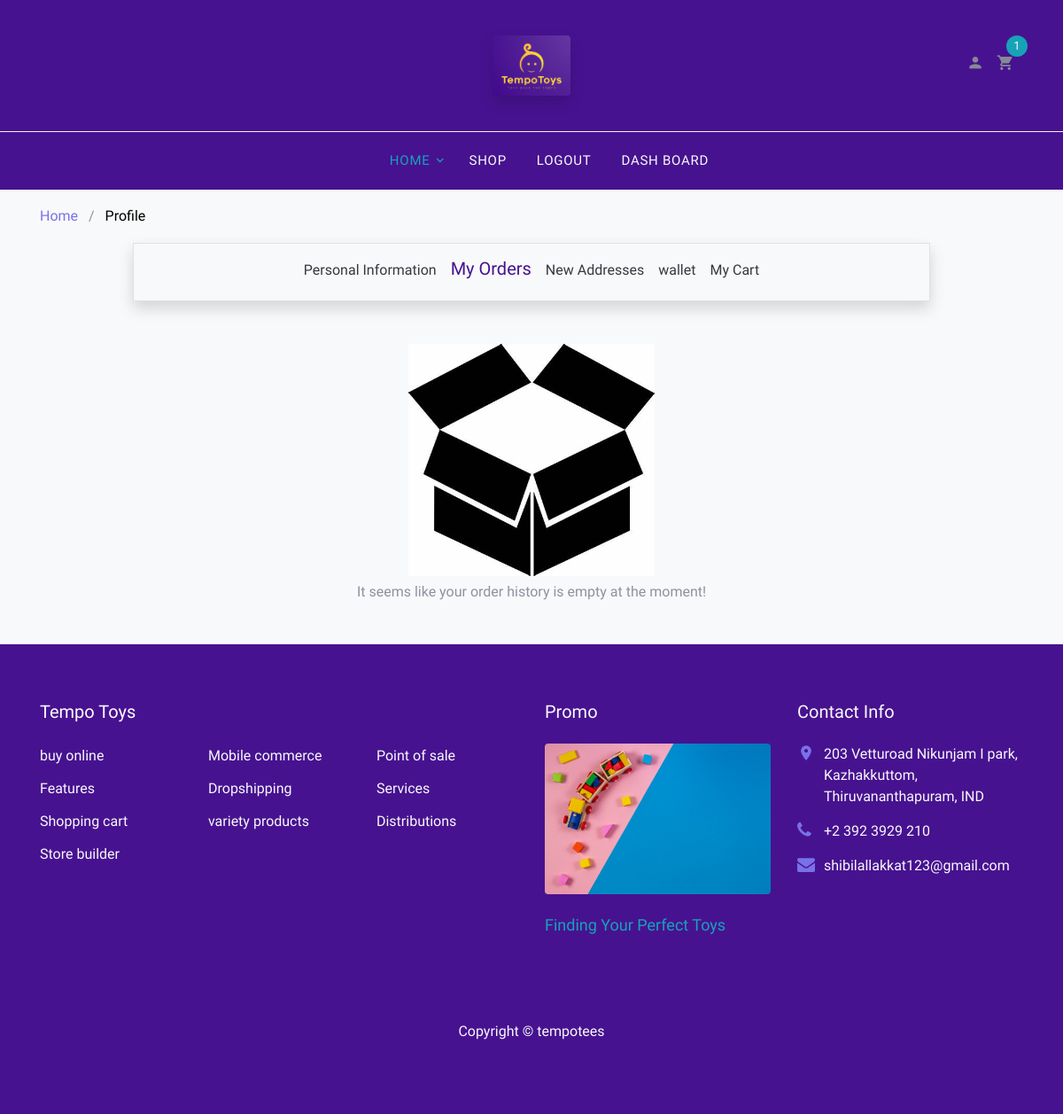
Page /orders/ (signed in) on the earlier database version.
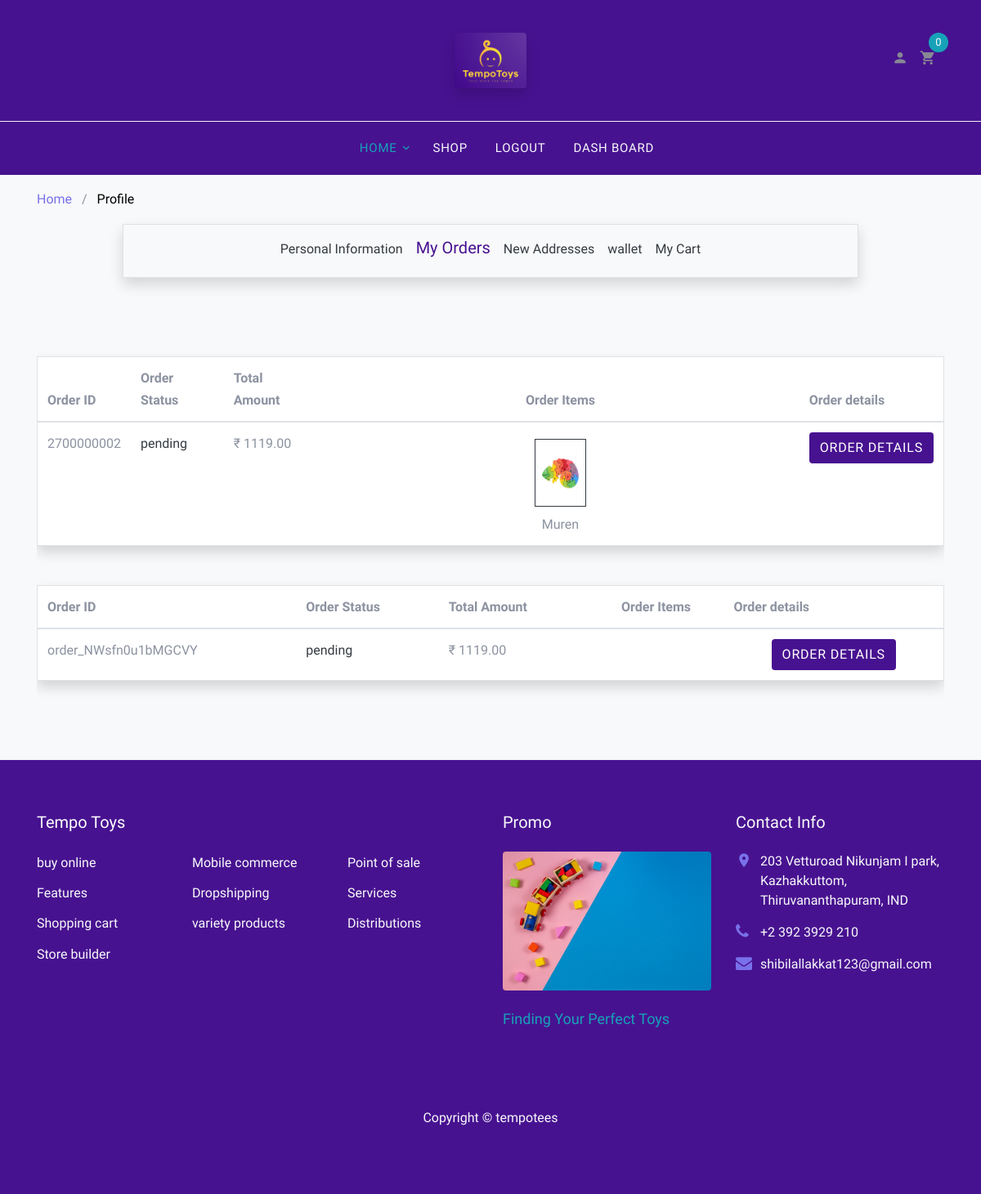
Same page on the later database version.
### register/models.py (models this page shows)
class TempoUser(AbstractUser):
    pass

### home/models.py (models this page shows)
class Orders(models.Model):
    order_id = models.CharField(max_length=20, null=True)
    address = models.CharField(max_length=1000, null=True)
    total_amount = models.DecimalField(max_digits=20, decimal_places=2, null=True)
    user = models.ForeignKey(TempoUser, on_delete=models.CASCADE, related_name='orders')
    date = models.DateTimeField(auto_now_add=True)
    razorpay_payment_id = models.CharField(max_length=100, blank=True)
    paid = models.BooleanField(default=False)
    order_status = models.ForeignKey(OrderStatus, on_delete=models.RESTRICT, related_name='orders')
    payment_mode = models.ForeignKey(PaymentModes, on_delete=models.RESTRICT, related_name='orders')
    order_notes = models.TextField(null=True)

class OrderStatus(models.Model):
    status = models.CharField(max_length=20)
    def __str__(self):
        return self.status

class OrderItem(models.Model):
    order = models.ForeignKey(Orders, on_delete=models.CASCADE, related_name='order_items')
    item = models.ForeignKey(Products, on_delete=models.CASCADE)
    is_listed = models.BooleanField(default=True)
    quantity = models.IntegerField(default=1)

### admin_panel/models.py (models this page shows, shortened)
class ProductImages(models.Model):
    image = models.ImageField(upload_to='uploads/')
    product = models.ForeignKey(Products, on_delete=models.CASCADE, related_name='images')

class Products(models.Model):
    product_name = models.CharField(max_length=300)
    product_desc = models.TextField()
    product_desc_detailed = models.TextField()
    brand = models.ForeignKey(Brand, on_delete=models.CASCADE, related_name='products')
    stock = models.IntegerField()
    price = models.DecimalField(max_digits=20, decimal_places=2)
    category = models.ForeignKey(Categories, null=True, on_delete=models.SET_NULL, related_name='products')
    is_listed = models.BooleanField(default=True, null=False)

### home/views.py (the view)
# urls.py: path('orders/', views.my_orders, name='orders'),
@never_cache
def my_orders(request):
    if request.user.is_authenticated:
        cancel_status = OrderStatus.objects.get(status='cancelled')
        context = {
            'avoid': True,
            'orders': Orders.objects.filter(user=request.user).order_by('-id')
        }
        return render(request, 'user_order.html', context)
    return redirect('r:login')

### templates/user_order.html
{% extends "profile.html" %}
{% load static %}
{% block exhead %}
<li class="nav-item">
  <a class="nav-link text-dark bg-light rounded" href="{% url 'h:profile' %}">Personal Information</a>
</li>
<li class="nav-item">
  <a class="nav-link text-purple h5 bg-light rounded" href="{% url 'h:orders' %}">My Orders</a>
</li>
<li class="nav-item">
  <a class="nav-link text-dark bg-light rounded" href="{% url 'h:add_address' %}">New Addresses</a>
</li>
<li class="nav-item">
  <a class="nav-link text-dark bg-light rounded" href="{% url 'h:wallet' %}">wallet</a>
</li>
<li class="nav-item">
  <a class="nav-link text-dark bg-light rounded" href="#my-cart">My Cart</a>
</li>
{% endblock exhead %}
{% block content %}
<div class="container my-5">
  {% if orders %}
      <div class="table-responsive">
        {% for order in orders %}
          <table class="table table-bordered border bg-white p-3 rounded shadow my-5">
              <thead>
                  <tr>
                      <th>Order ID</th>
                      <th>Order Status</th>
                      <th>Total Amount</th>
                      <th class="text-center">Order Items</th>
                      <th>Order details</th>
                  </tr>
              </thead>
              <tbody>
                      <tr>
                          <td>{{ order.order_id }}</td>
                          <td class="text-dark"><strong>{{ order.order_status }}</strong></td>
                          <td>&#8377; {{ order.total_amount }}</td>
                          <td class="text-center">
                              {% for item in order.order_items.all %}
                                  {% for img in item.item.images.all %}
                                      {% if forloop.first %}
                                          <div class="container w-50">
                                          <img src="{{ img.image.url }}" alt="image" class="border border-dark my-2 w-25 img-fluid">
                                          </div>
                                      {% endif %}
                                  {% endfor %}
                                  {{item.item.product_name}}
                              {% endfor %}
                          </td>
                          <td class="text-center">
                              <a href="{% url 'h:order_details' order.id %}" class="btn head-sec text-white">Order details</a>
                          </td>
                      </tr>
              </tbody>
          </table>
          {% endfor %}
      </div>
  {% else %}
      <div class="text-center">
          <img src="{% static 'images/noorder.jpeg' %}" class="img-fluid w-25 mx-auto" alt="No Orders">
          <h6 class="mt-2">It seems like your order history is empty at the moment!</h6>
      </div>
  {% endif %}
</div>
{% endblock content %}

### templates/profile.html (shortened to what the changed rows need)
{% load static %}
<!DOCTYPE html>
<html lang="en">
  <head>
    <link rel="stylesheet" href="{% static 'fonts/icomoon/style.css' %}">
    <link rel="stylesheet" href="{% static 'css/bootstrap.min.css' %}">
    <link rel="stylesheet" href="{% static 'css/magnific-popup.css' %}">
    <link rel="stylesheet" href="{% static 'css/jquery-ui.css' %}">
    <link rel="stylesheet" href="{% static 'css/owl.carousel.min.css' %}">
    <link rel="stylesheet" href="{% static 'css/owl.theme.default.min.css' %}">
    <link rel="stylesheet" href="{% static 'css/aos.css' %}">
    <link rel="stylesheet" href="{% static 'css/style.css' %}">
    <link rel="stylesheet" href="{% static 'css/my_style.css' %}">
    <link rel="stylesheet" href="https://cdn.jsdelivr.net/npm/bootstrap-icons@1.7.1/font/bootstrap-icons.css">
  </head>
<body>
  <div class="site-wrap">
    <header class="head-sec site-navbar" role="banner">
      <div class="site-navbar-top">
        <div class="container">
          <div class="row align-items-center">
            <div class="col-6 col-md-4 order-3 order-md-3 text-right">
              <div class="site-top-icons">
                <ul>
                     <li>
                    <a href="{% url 'h:cart' %}" class="site-cart">
                      <span class="count head-sec bg-info text-light"><b>{{ request.user.cart.count }}</b></span>
                    </a>
                  </li>
                </ul>
              </div>
            </div>
          </div>
        </div>
      </div>
    </header>
{% block content %}{% endblock content %}
  </div>
  </body>
</html>

Differences in the rows shown:
computed for TempoUser: user.cart.count "1" → "0"
added Orders: order_id "2700000002", order_status "pending", total_amount "1119.00"
added OrderItem: item.product_name "Muren"
now on this page (row unchanged): ProductImages: image (picture)
added Orders: order_id "order_NWsfn0u1bMGCVY", order_status "pending", total_amount "1119.00"
Other differences:
text no longer shown: "It seems like your order history is empty at the moment!"
